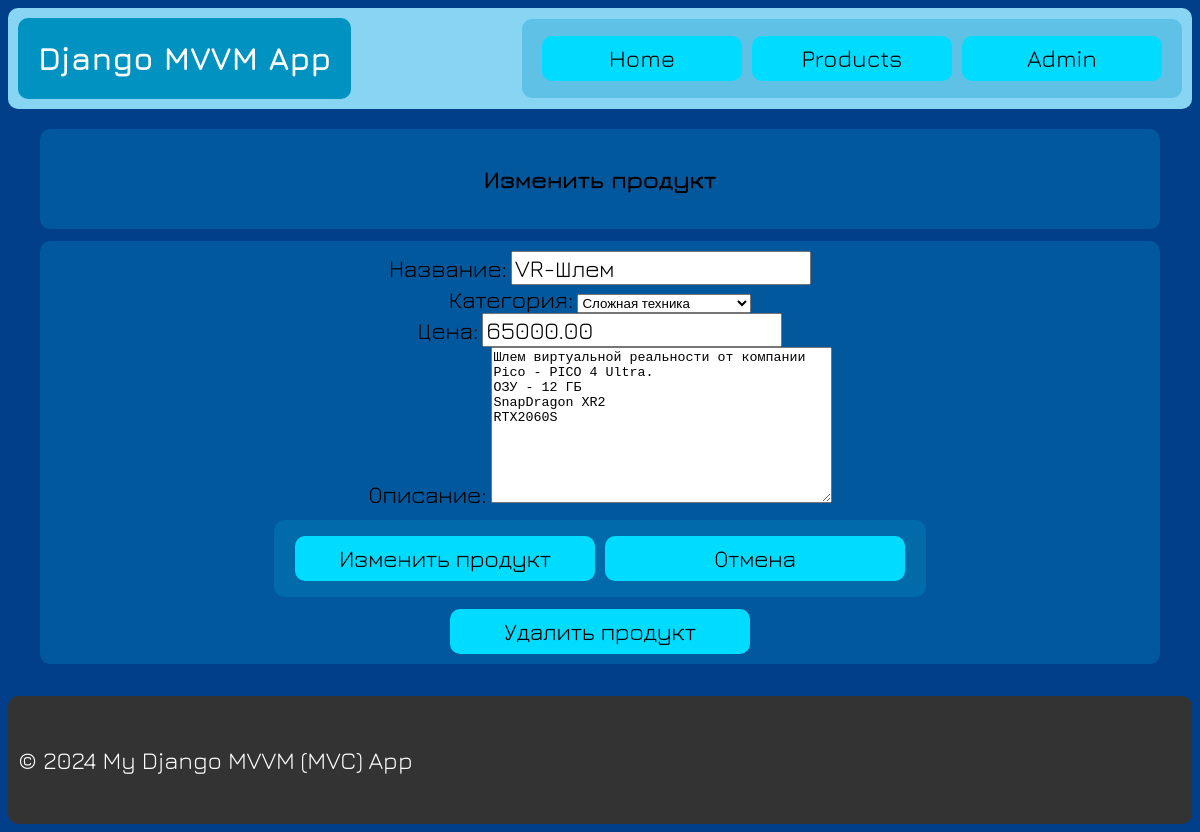
The app's page /categories/2/products/2/change with its own data.
### AppName/models.py (models this page shows, shortened)
class Product(models.Model):
    name = models.CharField(max_length=100, verbose_name="Название", blank=True)
    category = models.ForeignKey(Category, on_delete=models.CASCADE, verbose_name='Категория')
    price = models.DecimalField(verbose_name="Цена", max_digits=10, decimal_places=2)
    descriptions = models.TextField(verbose_name="Описание", blank=True)
    class Meta:
        verbose_name = "Продукт"
        verbose_name_plural = "Продукты"

class Category(models.Model):
    name = models.CharField(max_length=100, verbose_name="Название", blank=True)
    slug = models.SlugField(verbose_name="Slug", max_length=150)
    class Meta:
        verbose_name = "Категория"
        verbose_name_plural = "Категории"
    def __str__(self):
        return self.name

### AppName/views.py (the view, shortened to what this page needs)
# urls.py: path('categories/<int:pk>/products/<int:pk2>/change', ChangeProductView.as_view(), name='change_product'),      # Страница изменения продукта
class ChangeProductView(TemplateView):
    template_name = 'change_product.html'
    form = ProductsForm()
    def get(self, request, *args, **kwargs):
        pk = kwargs.get('pk')
        pk2 = kwargs.get('pk2')
        product = get_object_or_404(Product, pk=pk2)
        form = ProductsEditForm(instance=product)
        return self.render_to_response({
            'form': form,
            'product': product,
            'pk': pk,
            'pk2': pk2,
        })

### AppName/forms.py
class ProductsEditForm(forms.ModelForm):
    class Meta:
        model = Product
        fields = ('name', 'category', 'price', 'descriptions', )

### AppName/templates/change_product.html (shortened to what this page needs)
{% extends "base.html" %}
{% block content %}
    <div class="block-h2">
        <h2>Изменить продукт</h2>
    </div>
<form action="{% url 'change_product' pk=pk pk2=pk2 %}" method="post">
    {{ form }}
    <div class="block-buttons">
        <input class="button" type="submit" value="Изменить продукт">
        <a class="button" href="{% url 'card_product' pk=pk pk2=pk2 %}">Отмена</a>
    </div>
    <a class="button" href="{% url 'delete_product' pk=pk pk2=pk2 %}">Удалить продукт</a>
</form>
{% endblock %}

### AppName/static/css/base.css (style rules this page uses)
:root { --global-color-element: rgb(0, 147, 194); --global-background-color-element: rgb(1, 63, 139); --global-side-background-color-element: rgba(0, 147, 194, 30%); --header-background-color: #87d5f3; --header-color-button: rgb(0, 220, 255); --header-color-border-button: rgb(0, 220, 255); --header-color-button-hover: rgb(0, 147, 194); --header-color-border-button-hover: rgb(0, 147, 194); --header-color-button-active: rgb(2, 67, 151); --header-color-border-button-active: rgb(2, 67, 151); --footer-background-color: #333; }
body { font-family: "Jura", serif; display: flex; flex-direction: column; background-color: var(--global-background-color-element); }
form { display: flex; flex-direction: column; align-items: center; justify-content: center; padding: 10px; margin: 12px; border-radius: 10px; background-color: var(--global-side-background-color-element); }
input { font-family: "Jura", serif; font-size: 24px; }
label { font-size: 24px; }
.button { display: flex; justify-content: center; align-items: center; width: 300px; height: 45px; margin-left: 5px; margin-right: 5px; border-radius: 10px; border: var(--header-color-button); background: var(--header-color-button); text-decoration: none; font-size: 24px; color: black; }
.block-buttons { display: flex; background-color: var(--global-side-background-color-element); padding: 16px; margin: 12px 12px; border-radius: 10px; }
.block-h2 { display: flex; justify-content: center; align-items: center; flex-direction: column; background-color: var(--global-side-background-color-element); padding: 16px; margin: 0 12px; border-radius: 10px; }

### records on screen
Product: name "VR-Шлем", category "Сложная техника", price "65000.00", descriptions "Шлем виртуальной реальности от компании Pico - PICO 4 Ultra. ОЗУ - 12 ГБ SnapDragon XR2 RTX2060S"
